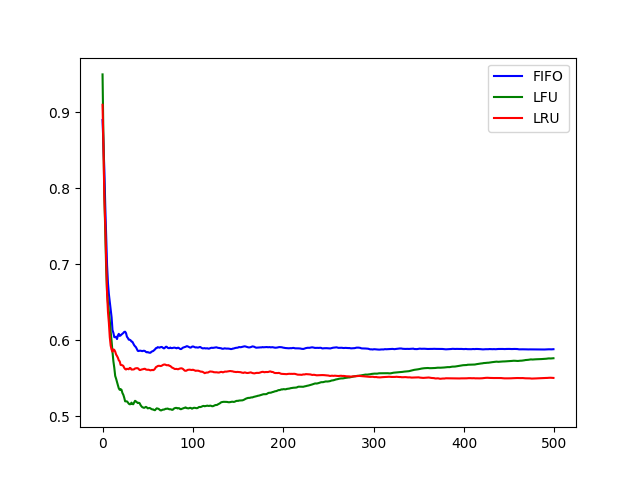

Write Python code to recreate this figure.
#!/usr/bin/env python
# coding: utf-8

# In[1]:


import numpy as np
import tensorflow as tf
import matplotlib.pyplot as plt
from Grouping import *

M = 10
N = 500
num_of_video = 100
num_of_client = 10
cache_size = 5
zipf_param = 1


# # FIFO

# In[2]:


def FIFO_Caching(M, N, num_of_video, num_of_client, cache_size, zipf_param):
    def make_list(n):
        l = [[]]
        for _ in range(n-1):
            l += [[]]
        return l

    def zipf(VN, N, P, n, a=1):
        if len(P.shape) == 1:
            P = np.array([P])
        p = np.array([1/(i**a) for i in range(1,VN+1)])
        p = p / sum(p)
        C = make_list(N)
        for i in range(N):
            c = np.random.choice(list(range(VN)), n, False, p)
            for c in c:
                C[i].append(P[i][c])
        return list(C)

    class cache_env:
        def __init__(self, VN, N, P, cs, a=1):
            self.VN = VN
            self.N = N
            self.cs = cs
            self.a = a
            self.P = P
            self.state = make_list(N)
            self.request = zipf(self.VN, self.N, self.P, 1, self.a)

        def step(self):
            count = 0
            for i in range(self.N):
                while self.request[i][0] in self.state[i]:
                    self.request[i] = zipf(self.VN, 1, self.P[i], 1, self.a)[0]
                    count += 1
            self.replacement()
            self.request = zipf(self.VN, self.N, self.P, 1, self.a)
            cn, rq, ch = Local(self.request, self.state)
            cn, rq, ch = BCG(list(range(self.VN)), cn, rq, ch)
            cn, rq, ch = XBCG(list(range(self.VN)), cn, rq, ch)
            connection = len(cn)
            return count, connection

        def replacement(self):
            for i in range(self.N):
                if len(self.state[i]) < self.cs:
                    self.state[i].append(self.request[i][0])
                else:
                    self.state[i] = self.state[i][1:] + self.request[i]

        def reset(self, P):
            self.P = P
            
    FIFO_connection = np.zeros(N)
    for m in range(M):
        P = np.array([np.random.permutation(list(range(num_of_video))) for _ in range(num_of_client)]) # Random
        # P = np.array([np.array(list(range(num_of_video))) for _ in range(num_of_client)])
        cache = cache_env(num_of_video, num_of_client, P, cache_size, zipf_param)

        FIFO_r = 0
        FIFO_count = 0
        FIFO_hit = []

        for i in range(N):
            count, connection = cache.step()
            FIFO_r += connection
            FIFO_count += count + num_of_client
            FIFO_hit.append(FIFO_r / FIFO_count)
        FIFO_connection += np.array(FIFO_hit)

    return FIFO_connection / M


# # LFU

# In[3]:


def LFU_Caching(M, N, num_of_video, num_of_client, cache_size, zipf_param):
    def make_list(n):
        l = [[]]
        for _ in range(n-1):
            l += [[]]
        return l

    def zipf(VN, N, P, n, a=1):
        if len(P.shape) == 1:
            P = np.array([P])
        p = np.array([1/(i**a) for i in range(1,VN+1)])
        p = p / sum(p)
        C = make_list(N)
        for i in range(N):
            c = np.random.choice(list(range(VN)), n, False, p)
            for c in c:
                C[i].append(P[i][c])
        return list(C)
    
    class cache_env:
        def __init__(self, VN, N, P, cs, a=1):
            self.VN = VN
            self.N = N
            self.cs = cs
            self.a = a
            self.P = P
            self.state = make_list(N)
            self.request = zipf(self.VN, self.N, self.P, 1, self.a)
            self.rq_count = [0] * VN

        def step(self):
            count = 0
            # self.rq_count = list(np.array(self.rq_count) * 0.9)  # LFU의 단점 개선
            for i in range(self.N):
                self.rq_count[self.request[i][0]] += 1
                while self.request[i][0] in self.state[i]:
                    self.request[i] = zipf(self.VN, 1, self.P[i], 1, self.a)[0]
                    self.rq_count[self.request[i][0]] += 1
                    count += 1
            self.replacement()
            self.request = zipf(self.VN, self.N, self.P, 1, self.a)
            cn, rq, ch = Local(self.request, self.state)
            cn, rq, ch = BCG(list(range(self.VN)), cn, rq, ch)
            cn, rq, ch = XBCG(list(range(self.VN)), cn, rq, ch)
            connection = len(cn)
            return count, connection

        def replacement(self):
            def count(i):
                return self.rq_count[i]
            for i in range(self.N):
                if len(self.state[i]) < self.cs:
                    self.state[i].append(self.request[i][0])
                else:
                    count_l = list(map(count, self.state[i]))
                    idx = np.where(np.array(count_l) == min(count_l))[0]
                    self.state[i].remove(self.state[i][idx[0]])
                    self.state[i].append(self.request[i][0])

        def reset(self, P):
            self.P = P
            
    LFU_connection = np.zeros(N)
    for m in range(M):
        P = np.array([np.random.permutation(list(range(num_of_video))) for _ in range(num_of_client)]) # Random
        # P = np.array([np.array(list(range(num_of_video))) for _ in range(num_of_client)])
        cache = cache_env(num_of_video, num_of_client, P, cache_size, zipf_param)

        LFU_r = 0
        LFU_count = 0
        LFU_hit = []

        for i in range(N):
            count, connection = cache.step()
            LFU_r += connection
            LFU_count += count + num_of_client
            LFU_hit.append(LFU_r / LFU_count)
        LFU_connection += np.array(LFU_hit)

    return LFU_connection / M


# # LRU

# In[4]:


def LRU_Caching(M, N, num_of_video, num_of_client, cache_size, zipf_param):
    def make_list(n):
        l = [[]]
        for _ in range(n-1):
            l += [[]]
        return l

    def zipf(VN, N, P, n, a=1):
        if len(P.shape) == 1:
            P = np.array([P])
        p = np.array([1/(i**a) for i in range(1,VN+1)])
        p = p / sum(p)
        C = make_list(N)
        for i in range(N):
            c = np.random.choice(list(range(VN)), n, False, p)
            for c in c:
                C[i].append(P[i][c])
        return list(C)
    
    class cache_env:
        def __init__(self, VN, N, P, cs, a=1):
            self.VN = VN
            self.N = N
            self.cs = cs
            self.a = a
            self.P = P
            self.state = make_list(N)
            self.request = zipf(self.VN, self.N, self.P, 1, self.a)

        def step(self):
            count = 0
            for i in range(self.N):
                while self.request[i][0] in self.state[i]:
                    self.replacement(i)
                    self.request[i] = zipf(self.VN, 1, self.P[i], 1, self.a)[0]
                    count += 1
            for i in range(self.N):
                self.replacement(i)
            self.request = zipf(self.VN, self.N, self.P, 1, self.a)
            cn, rq, ch = Local(self.request, self.state)
            cn, rq, ch = BCG(list(range(self.VN)), cn, rq, ch)
            cn, rq, ch = XBCG(list(range(self.VN)), cn, rq, ch)
            connection = len(cn)
            return count, connection

        def replacement(self, idx):
            if self.request[idx][0] in self.state[idx]:
                self.state[idx].remove(self.request[idx][0])
                self.state[idx].append(self.request[idx][0])
            else:
                if len(self.state[idx]) < self.cs:
                    self.state[idx].append(self.request[idx][0])
                else:
                    self.state[idx] = self.state[idx][1:] + self.request[idx]

        def reset(self, P):
            self.P = P

    LRU_connection = np.zeros(N)
    for m in range(M):
        P = np.array([np.random.permutation(list(range(num_of_video))) for _ in range(num_of_client)]) # Random
        # P = np.array([np.array(list(range(num_of_video))) for _ in range(num_of_client)])
        cache = cache_env(num_of_video, num_of_client, P, cache_size, zipf_param)

        LRU_r = 0
        LRU_count = 0
        LRU_hit = []

        for i in range(N):
            count, connection = cache.step()
            LRU_r += connection
            LRU_count += count + num_of_client
            LRU_hit.append(LRU_r / LRU_count)
        LRU_connection += np.array(LRU_hit)

    return LRU_connection / M


# # Comparison

# In[5]:


FIFO_connection = FIFO_Caching(M, N, num_of_video, num_of_client, cache_size, zipf_param)
LFU_connection = LFU_Caching(M, N, num_of_video, num_of_client, cache_size, zipf_param)
LRU_connection = LRU_Caching(M, N, num_of_video, num_of_client, cache_size, zipf_param)

t = [n for n in range(N)]

plt.plot(t,FIFO_connection,'b')
plt.plot(t,LFU_connection,'g')
plt.plot(t,LRU_connection,'r')
plt.legend(['FIFO', 'LFU', 'LRU'])
plt.savefig("Cache_replacement")

print('FIFO Connection :',FIFO_connection[N-1])
print('LFU Connection :',LFU_connection[N-1])
print('LRU Connection :',LRU_connection[N-1])

